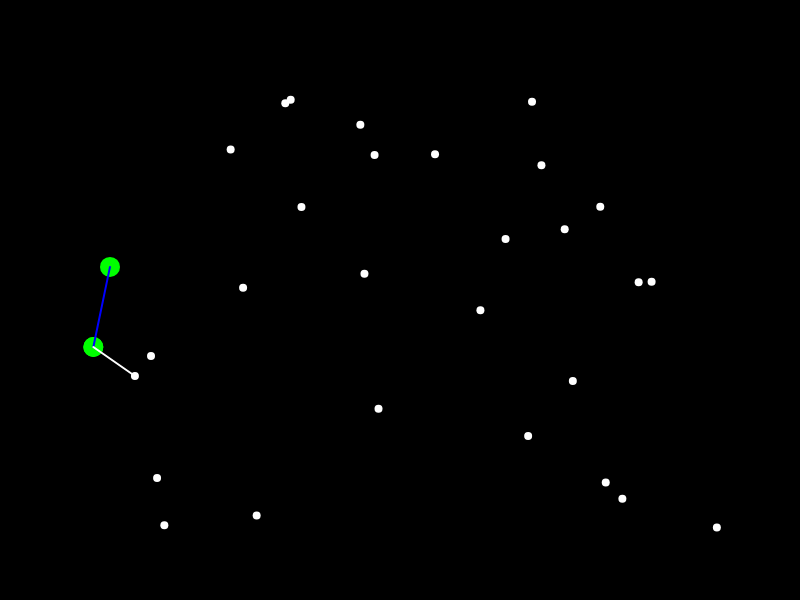
Frame 1 (no input)
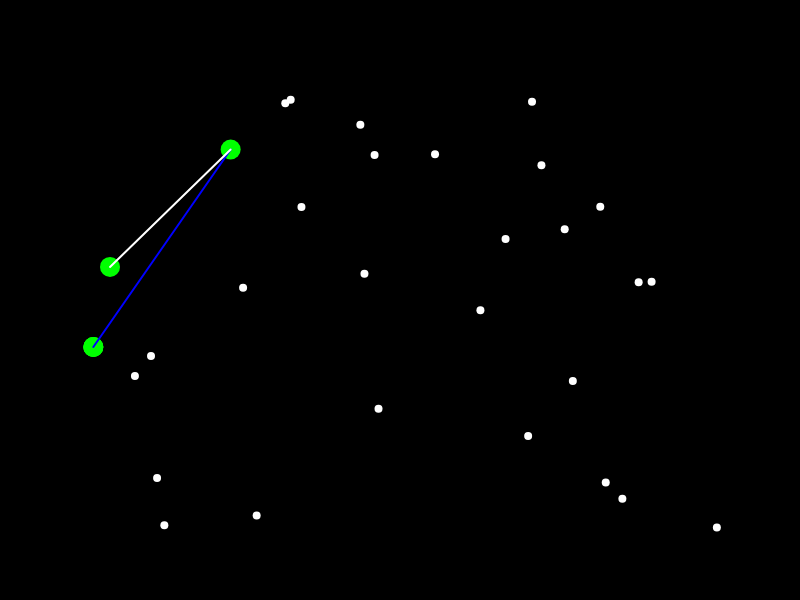
Frame 60 (no input)
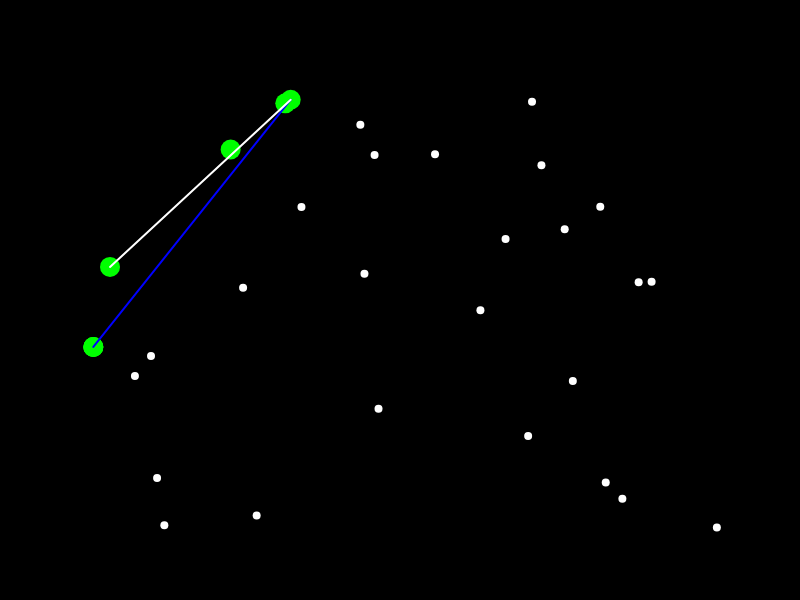
Frame 120 (the mouse pressed at the canvas centre since frame 60)

The p5.js sketch that drew these frames (run headless with seeded random() and noise() and a simulated clock; from frame 60 on, the mouse is pressed at the canvas centre):

// p5.js sketch
// ── sketch.js
const points = [];
const hull = [];

let maxPts = 30;
let pad = 70;
let leftmost;

let currentVertex;
let nextVertex;

let nextIndex;
let nextPoint;

function setup(){
    createCanvas(800, 600);
    // frameRate(5);
    background(0);
    stroke(255);
    strokeWeight(10);
    for(var i=0; i<maxPts; i++){
        points.push(createVector(pad+random(width-2*pad), pad+random(height-2*pad)));
    }
    points.sort((a, b) => a.x-b.x);
    
    leftmost = points[0];
    
    currentVertex = leftmost;
    nextVertex = points[1];
    nextIndex = nextPoint = 2;
    // console.log(points);
    hull.push(currentVertex);
}

function draw(){
    background(0);
    strokeWeight(8);
    for(pt of points){
        point(pt.x, pt.y);
    }
    stroke(0,255, 0);
    strokeWeight(20);
    point(leftmost.x, leftmost.y);
    point(nextVertex.x, nextVertex.y);
    for(vertex of hull){
        point(vertex.x, vertex.y);
    }
    
    stroke(0, 0, 255);
    strokeWeight(2);
    line(currentVertex.x, currentVertex.y, nextVertex.x, nextVertex.y);

    stroke(255);
    let checking = points[nextIndex];
    line(currentVertex.x, currentVertex.y, checking.x, checking.y);

    const a = p5.Vector.sub(nextVertex, currentVertex);
    const b = p5.Vector.sub(checking, currentVertex);
    const cross = a.cross(b);
    if(cross.z < 0){
        nextVertex = checking;
    }
    nextIndex += 1;

    if(nextIndex == maxPts){
        nextIndex = 0;
        if(nextVertex == hull[0]){
            hull.push(nextVertex);
            finish();
        }
        hull.push(nextVertex);
        currentVertex = nextVertex;
        nextVertex = points[0];
    } 
}


function finish(){
    background(0);
    strokeWeight(8);
    for(pt of points){
        point(pt.x, pt.y);
    }
    stroke(0,255, 0);
    strokeWeight(20);
    point(leftmost.x, leftmost.y);
    point(nextVertex.x, nextVertex.y);
    for(vertex of hull){
        point(vertex.x, vertex.y);
    }
    stroke(255, 0, 0);
    strokeWeight(5);
    // beginShape();
    var l = hull.length;
    for(var i=0; i<l; i++){
        line(hull[i].x, hull[i].y, hull[(i+1)%l].x, hull[(i+1)%l].y);
    }
    // endShape();
    noLoop();
}
